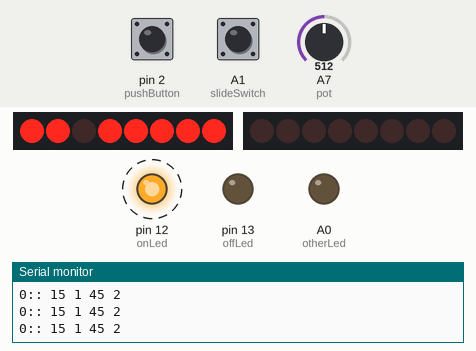
Simulated run of this sketch. Board: Arduino Nano, built with avr-gcc and run on an emulated ATmega328P. Parts: 2 × 8 shift-register outputs drawn as a row of LEDs (first output left, lit = HIGH), output pins drawn as LEDs (lit = HIGH), the last lines printed to the serial monitor. Wiring (inferred from the names in the program): 2 × shift register (74HC595): data pin 3, shift clock pin 4, latch pin 6 / data pin 8, shift clock pin 7. Wiring (inferred from the signals the program sends): 2 × row of LEDs: on Q0, Q1, Q2, Q3, Q4, Q5, Q6, Q7 / on Q0, Q1, Q2, Q3, Q4, Q5, Q6, Q7. Dashed ring = blinking. The test bench sets the inputs (shaded band); at power-on: A7 (pot) = 512, pin 2 (pushButton) HIGH, A1 (slideSwitch) LOW. Pins used as bus, display or sensor lines are not drawn.

Above: at 1.2 s.
1.3 s: A7 (pot) set to 550
At 2.6 s:
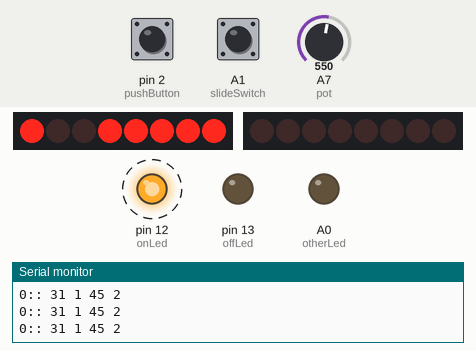
3.7 s: A7 (pot) set to 511
At 4.9 s:
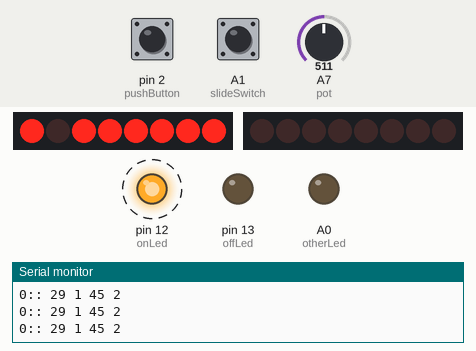
6.5 s: pin 2 (pushButton) pulled LOW for 0.15 s
7.2 s: pin 2 (pushButton) pulled LOW for 0.15 s
At 7.62 s:
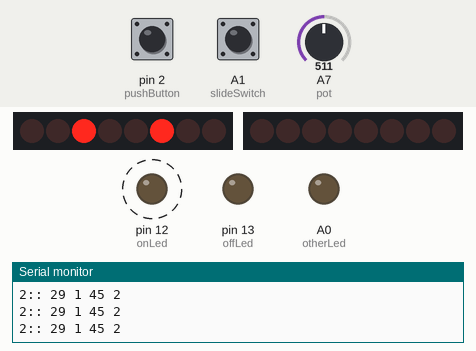
7.9 s: pin 2 (pushButton) pulled LOW for 1 s
At 8.95 s:
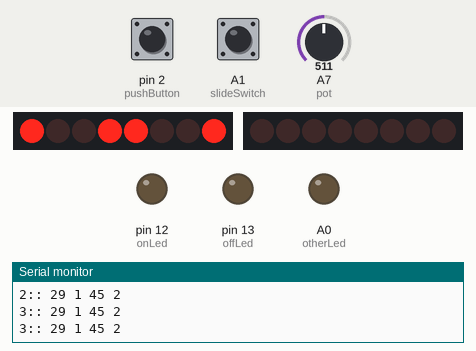
9.5 s: A1 (slideSwitch) pulled HIGH for 1 s
At 10.31 s:
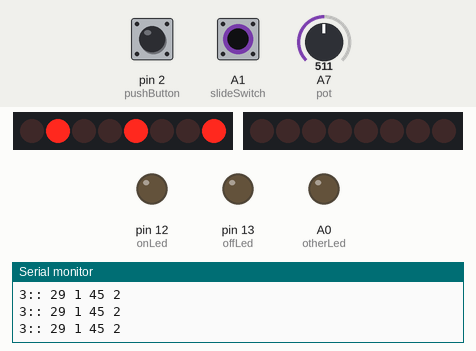
Timing chart, 0 to 12.1 s (numbered marks = the images above; inputs shaded):
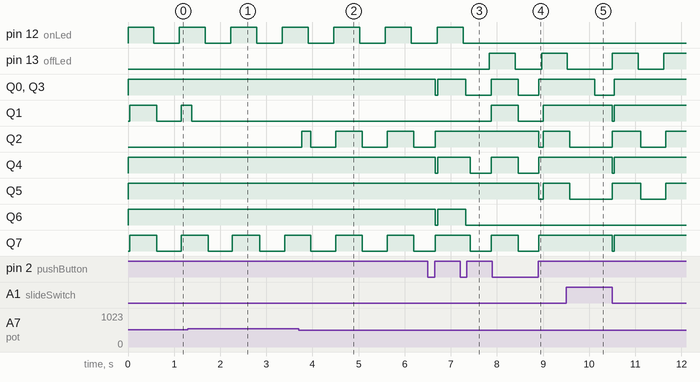

Measured:
- the behaviour switches between 532 and 533 on A7 (pot) (found by bisection; images 0 and 1)
- after the input at 7.2 s, pin 13 (offLed): LOW → HIGH after 0.64 s
- by itself, pin 12 (onLed): alternates HIGH for 0.56 s and LOW for 0.55 s

The sketch:

merged.ino
```cpp
#define clockPin 4
#define latchPin 6
#define dataPin 3
#define digitOne 6
#define digitTwo 7
#define digitThree 8
#define digitFour 5
#define onLed 12
#define offLed 13
#define otherLed A0

#define onRelay 11
#define offRelay 9
#define buzzer 10


#define slideSwitch A1
#define pot A7
#define pushButton 2
#define monitorPin A2

// initializing variables to avoid garbage
int on_minutes=15, on_hours=1, off_minutes=45, off_hours=2;
int var_index=0, pot_before=0, update_allowed=0;

const byte digit_pattern[16] =
{
  B00111111,  // 0
  B00000110,  // 1
  B01011011,  // 2
  B01001111,  // 3
  B01100110,  // 4
  B01101101,  // 5
  B01111101,  // 6
  B00000111,  // 7
  B01111111,  // 8
  B01101111,  // 9
  B01110111,  // A
  B01111100,  // b
  B00111001,  // C
  B01011110,  // d
  B01111001,  // E
  B01110001   // F
};


void setup() {
  Serial.begin(9600);

  pinMode(clockPin, OUTPUT);
  pinMode(latchPin, OUTPUT);
  pinMode(dataPin, OUTPUT);
  pinMode(digitOne, OUTPUT);
  pinMode(digitTwo, OUTPUT);
  pinMode(digitThree, OUTPUT);
  pinMode(onLed, OUTPUT);
  pinMode(offLed, OUTPUT);
  pinMode(otherLed, OUTPUT);

  pinMode(slideSwitch, INPUT);
  pinMode(pot, INPUT);
  pinMode(monitorPin, INPUT);
  pinMode(pushButton, INPUT_PULLUP);
  attachInterrupt(digitalPinToInterrupt(pushButton), buttonPushed, RISING);


  deActivate();

  digitalWrite(onRelay, LOW);
  digitalWrite(offRelay, LOW);
  digitalWrite(buzzer, LOW);
}

void loop() {
//  if(digitalRead(slideSwitch)){
    pot_before=analogRead(pot);
    takeReadings();
//  }
//  if(!digitalRead(slideSwitch)){
//    kamPeLagBsdK();
//  }
}
void buttonPushed(){
  var_index=(++var_index)%4;
  pot_before=analogRead(pot);
  update_allowed=0;
}
void takeReadings(){
  while(!digitalRead(slideSwitch)){
    for(int i=0; i<35; i++){
      flashDisplay(true);
      updateVariables();
      Serial.print(var_index); Serial.print(":: "); Serial.print(on_minutes); Serial.print(" "); Serial.print(on_hours); Serial.print(" "); Serial.print(off_minutes); Serial.print(" "); Serial.println(off_hours);
    }
    for(int i=0; i<35; i++){
      flashDisplay(false);
      updateVariables();
      Serial.print(var_index); Serial.print(":: "); Serial.print(on_minutes); Serial.print(" "); Serial.print(on_hours); Serial.print(" "); Serial.print(off_minutes); Serial.print(" "); Serial.println(off_hours);
    }
  }
}
void updateVariables(){

  int value=analogRead(pot);
  if(abs(value-pot_before)>20)
    update_allowed=1;
  if(update_allowed==1){
    if(var_index==0)
      on_minutes=map(value, 0, 1023, 0, 59);
    if(var_index==1)
      on_hours=map(value, 0, 1023, 0, 9);
    if(var_index==2)
      off_minutes=map(value, 0, 1023, 0, 59);
    if(var_index==3)
      off_hours=map(value, 0, 1023, 0, 9);
  }
}
void flashDisplay(bool state){
  if(state==true){
    if(var_index==0 || var_index==1){
      digitalWrite(onLed, HIGH);
      digitalWrite(offLed, LOW);

      int onesM=on_minutes%10;
      int tensM=(on_minutes-onesM)/10;
      int onesH=on_hours;
      showDigit(onesH, 1, true);
      delay(5);
      showDigit(tensM, 2, false);
      delay(5);
      showDigit(onesM, 3, false);
      delay(5);
    }
    if(var_index==2 || var_index==3){
	  digitalWrite(onLed, LOW);
      digitalWrite(offLed, HIGH);

      int onesM=off_minutes%10;
      int tensM=(off_minutes-onesM)/10;
      int onesH=off_hours;
      showDigit(onesH, 1, true);
      delay(5);
      showDigit(tensM, 2, false);
      delay(5);
      showDigit(onesM, 3, false);
      delay(5);
    }
  }
  if(state==false){
    digitalWrite(onLed, LOW);
    digitalWrite(offLed, LOW);

    if(var_index==0){
      int onesH=on_hours;
      showDigit(onesH, 1, true);
      delay(5);
      deActivate();
      delay(10);
    }
    if(var_index==1){
      int onesM=on_minutes%10;
      int tensM=(on_minutes-onesM)/10;

      deActivate();
      delay(5);
      showDigit(tensM, 2, false);
      delay(5);
      showDigit(onesM, 3, false);
      delay(5);
    }
    if(var_index==2){

      int onesH=off_hours;
      showDigit(onesH, 1, true);
      delay(5);
      deActivate();
      delay(10);
    }
    if(var_index==3){
      int currentMinutes=off_minutes;
      int onesM=currentMinutes%10;
      int tensM=(currentMinutes-onesM)/10;
      deActivate();
      delay(5);
	  showDigit(tensM, 2, false);
      delay(5);
      showDigit(onesM, 3, false);
      delay(5);
    }
  }
}
//show a value on a given Digit
void showDigit(int value, int index, bool includeDP){
  byte outputBits = digit_pattern[value]; // fetch the corresponding byte for a integer
  if(includeDP == true)
    outputBits = outputBits | B10000000; // perform a bitwise OR to include decimal point
  deActivate();
  digitalWrite(latchPin, LOW);
  shiftOut(dataPin, clockPin, MSBFIRST, ~outputBits);  // shiftOut takes the byte, performs SIPO on the shift register
  digitalWrite(latchPin, HIGH);
  activateDigit(index);
}
void activateDigit(int index){
  if(index==1){
    digitalWrite(digitOne, HIGH);
    digitalWrite(digitTwo, LOW);
    digitalWrite(digitThree, LOW);
  }
  else if(index==2){
    digitalWrite(digitOne, LOW);
    digitalWrite(digitTwo, HIGH);
    digitalWrite(digitThree, LOW);
  }
  else if(index==3){
    digitalWrite(digitOne, LOW);
    digitalWrite(digitTwo, LOW);
    digitalWrite(digitThree, HIGH);
  }
  else{
    ;
  }
}
void deActivate(){
  digitalWrite(digitOne, LOW);
  digitalWrite(digitTwo, LOW);
  digitalWrite(digitThree, LOW);
}

void kamPeLagBsdK(){
    int offReading=analogRead(monitorPin);
    Serial.print("switching ON in 10 ");
    delay(1000);
    Serial.print("9 ");
    delay(1000);
    Serial.print("8 ");
    delay(1000);
    Serial.print("6 ");
    delay(1000);
    Serial.print("5 ");
  	delay(1000);
    Serial.print("4 ");
    delay(1000);
    Serial.print("3 ");
    delay(1000);
    Serial.print("2 ");
    delay(1000);
    Serial.println("1 ");
    delay(1000);
    Serial.println("############# GO #############");

    PUMP_ON();
    int onDelay=on_hours*60+on_minutes;
    while(onDelay>0){
        int j=analogRead(monitorPin)+20;
        if(j>=offReading){
            BUZZ();
        }
      Serial.print("onDelay = ");
      Serial.println(onDelay);

        onDelay--;
        delay(1000);
      if(digitalRead(slideSwitch))
        break;
    }
    PUMP_OFF();
    // int offDelay=off_hours*3600+off_minutes*60;
    int offDelay=off_hours*60+off_minutes;
    while(offDelay>0){
      Serial.print("offDelay = ");
      Serial.println(offDelay);

        offDelay--;
        delay(1000);
      if(digitalRead(slideSwitch))
        break;
    }
}

void PUMP_ON(){
  Serial.println("PUMP_ON();");
  delay(1000);
  digitalWrite(onRelay, HIGH);
  delay(1000);
  digitalWrite(onRelay, LOW);
  digitalWrite(offLed, LOW);
  digitalWrite(onLed, HIGH);
}
void PUMP_OFF(){
  Serial.println("PUMP_OFF();");
  delay(1000);
  digitalWrite(offRelay, HIGH);
  delay(1000);
  digitalWrite(offRelay, LOW);
  digitalWrite(offLed, HIGH);
  digitalWrite(onLed, LOW);
}
void BUZZ(){
  Serial.println("BUZZ();");
  delay(1000);
  digitalWrite(onLed, LOW);
  digitalWrite(offLed, HIGH);
  for(;;){
    digitalWrite(buzzer, HIGH);
    digitalWrite(otherLed, LOW);
    delay(200);
    digitalWrite(otherLed, HIGH);
    digitalWrite(buzzer, LOW);
    delay(100);
  }
}
```
